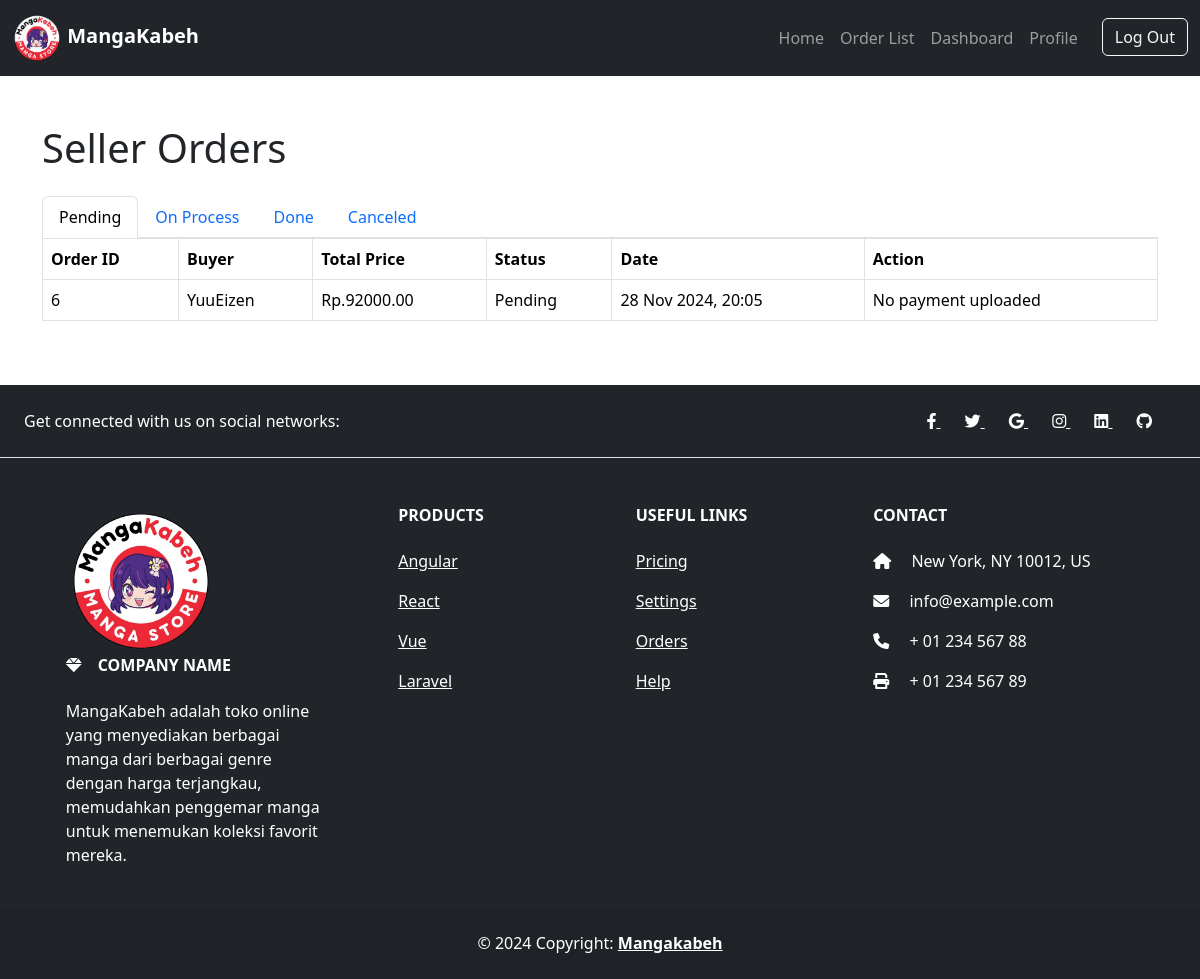
The page /orders/ (signed in) on the database as committed earlier.
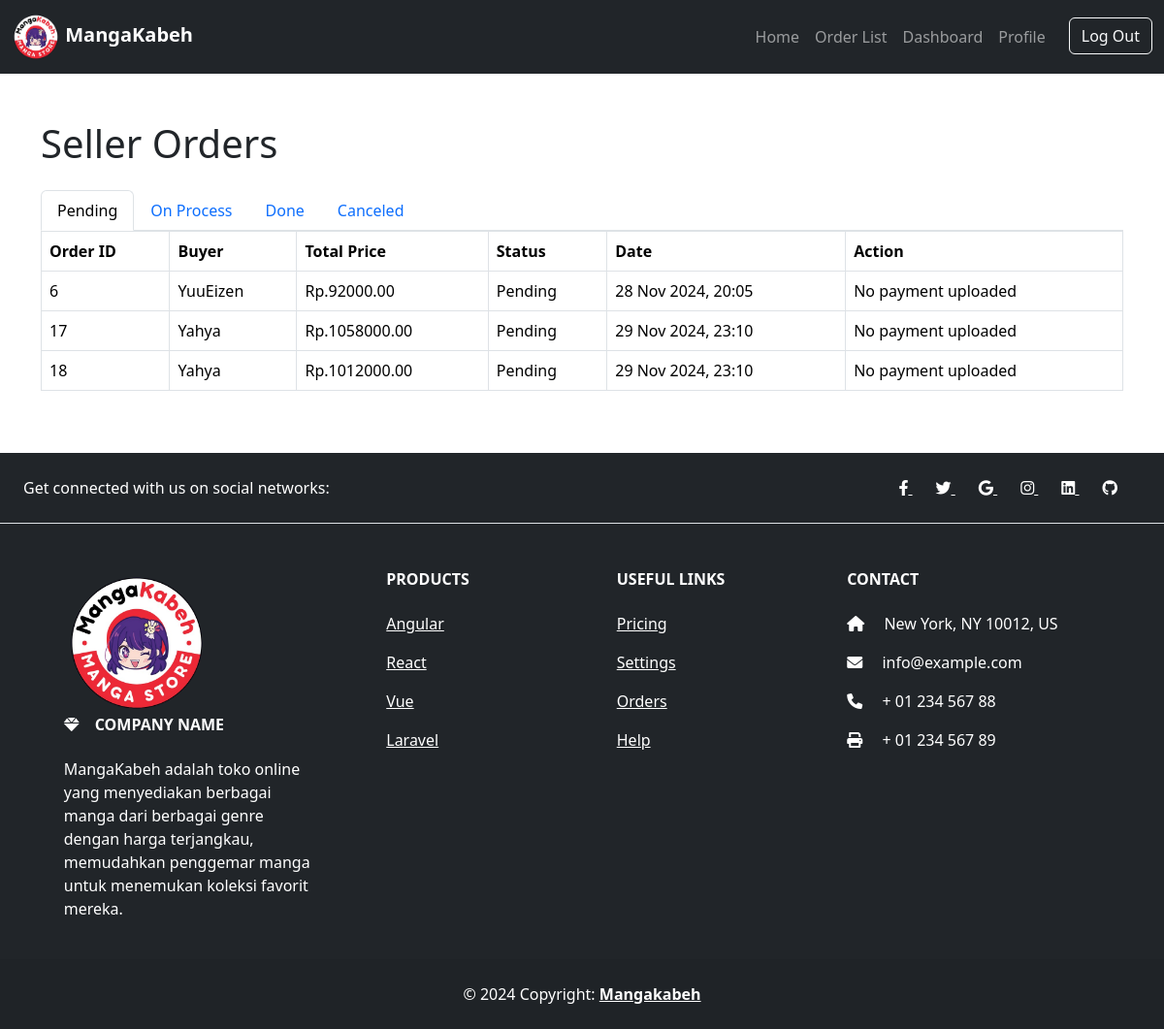
The same page on the database as committed later.
### MangaKabeh/models/order.py (models this page shows)
class Order(models.Model):
    user = models.ForeignKey(User, on_delete=models.CASCADE, related_name='orders')
    seller = models.ForeignKey(User, on_delete=models.CASCADE, related_name='seller_orders')
    total_price = models.DecimalField(max_digits=10, decimal_places=2)
    status = models.CharField(max_length=20, choices=(
        ('Pending', 'Pending'),
        ('On Process', 'On Process'),
        ('Done', 'Done'),
        ('Canceled', 'Canceled'),
    ))
    created_at = models.DateTimeField(auto_now_add=True)
    payment = models.ImageField(upload_to=upload_payment, blank=True)

### MangaKabeh/views.py (the view)
# urls.py: path('orders/', views.order_list, name='order_list'),
@login_required
def order_list(request):
    filter_status = request.GET.get('status', 'Pending')
    is_seller = request.user.groups.filter(name='Seller').exists()
    if is_seller:
        orders = Order.objects.filter(seller=request.user, status=filter_status)
    else:
        orders = Order.objects.filter(user=request.user, status=filter_status)
    return render(request, 'order_list.html', {
        'orders': orders,
        'filter_status': filter_status,
        'is_seller': is_seller,
    })

### MangaKabeh/context_processors.py (called while the page is built)
def navbar(request):
    user = request.user
    navbar_user_group = None
    if user.is_authenticated:
        if user.is_superuser:
            navbar_user_group = 'Admin'
        elif user.groups.filter(name = 'Customer').exists():
            navbar_user_group = 'Customer'
        elif user.groups.filter(name = 'Seller').exists():
            navbar_user_group = 'Seller'
    return{
        'navbar_user_group' : navbar_user_group,
        'authenticated' : user.is_authenticated,
    }

### MangaKabeh/templates/order_list.html (shortened to what this page needs)
{% extends 'base.html' %}
{% block content %}
<div class="container my-5">
    <h1 class="mb-4">{% if is_seller %}Seller Orders{% else %}My Orders{% endif %}</h1>
    <ul class="nav nav-tabs">
        <li class="nav-item">
            <a class="nav-link {% if filter_status == 'Pending' %}active{% endif %}" href="?status=Pending">Pending</a>
        </li>
        <li class="nav-item">
            <a class="nav-link {% if filter_status == 'On Process' %}active{% endif %}" href="?status=On Process">On Process</a>
        </li>
        <li class="nav-item">
            <a class="nav-link {% if filter_status == 'Done' %}active{% endif %}" href="?status=Done">Done</a>
        </li>
        <li class="nav-item">
            <a class="nav-link {% if filter_status == 'Canceled' %}active{% endif %}" href="?status=Canceled">Canceled</a>
        </li>
    </ul>
    <div style="overflow-x: auto;">
        <table class="table table-bordered" style="width: 100%;">
            <thead>
                <tr>
                    <th>Order ID</th>
                    {% if is_seller %}
                    <th>Buyer</th>
                    {% else %}
                    <th>Seller</th>
                    {% endif %}
                    <th>Total Price</th>
                    <th>Status</th>
                    <th>Date</th>
                    <th>Action</th>
                </tr>
            </thead>
            <tbody>
                {% for order in orders %}
                <tr>
                    <td>{{ order.id }}</td>
                    {% if is_seller %}
                    <td>{{ order.user.username }}</td>
                    {% else %}
                    <td>{{ order.seller.username }}</td>
                    {% endif %}
                    <td>Rp.{{ order.total_price }}</td>
                    <td>{{ order.status }}</td>
                    <td>{{ order.created_at|date:"d M Y, H:i" }}</td>
                    <td>
                        {% if is_seller %}
                            {% if order.payment %}
                            <button
                                class="btn btn-primary view-payment-btn"
                                data-bs-toggle="modal"
                                data-bs-target="#paymentModal"
                                data-image-url="{{ order.payment.url }}"
                                data-order-id="{{ order.id }}">
                                View Payment
                            </button>
                            {% else %}
                            <span>No payment uploaded</span>
                            {% endif %}
                        {% endif %}
                    </td>
                </tr>
                {% endfor %}
            </tbody>
        </table>
    </div>
</div>
{% endblock %}

### MangaKabeh/templates/base.html (shortened to what this page needs)
<!DOCTYPE html>
<html lang="en">
<head>
    <link href="https://cdn.jsdelivr.net/npm/select2@4.1.0/dist/css/select2.min.css" rel="stylesheet" />
    <link href="https://cdn.jsdelivr.net/npm/bootstrap-icons/font/bootstrap-icons.css" rel="stylesheet">
    <link href="https://cdnjs.cloudflare.com/ajax/libs/font-awesome/6.0.0-beta3/css/all.min.css" rel="stylesheet">
    {% load django_bootstrap5 %}
    {% bootstrap_css %}
    {% load static %}
    {% load humanize %}
</head>
<body>
    {% include 'partials/navbar.html' %}
    <div class="container-fluid" style="margin: 0; padding: 0;">
    {% block content %}{% endblock %}
    </div>
    {% include 'partials/footer.html' %}
</body>
</html>

### MangaKabeh/templates/partials/navbar.html (shortened to what this page needs)
{% load static %}
<nav class="navbar navbar-expand-lg bg-dark navbar-dark">
    <div class="container-fluid">
        <a class="navbar-brand" href="#" style="font-weight: bold; color: white;">
            <img src="{% static 'Images/LogoManga.png' %}" alt="Logo" style="max-height: 50px; max-width: 50px;">
            MangaKabeh
        </a>
        <div class="collapse navbar-collapse" id="navbarNav">
            <ul class="navbar-nav ms-auto">
                <li class="nav-item">
                    <a class="nav-link {% if request.path == '/' %}active{% endif %}" href="{% url 'home' %}">Home</a>
                </li>
                {% if authenticated %}
                    {% if navbar_user_group == 'Customer' %}
                        <li class="nav-item">
                            <a class="nav-link {% if request.path == '/order/' %}active{% endif %}" href="{% url 'order_list' %}">Order List</a>
                        </li>
                        <li class="nav-item">
                            <a class="nav-link {% if request.path == '/customer/cart/' %}active{% endif %}" href="{% url 'view_cart' %}">Cart</a>
                        </li>
                        <li class="nav-item">
                            <a class="nav-link {% if request.path == '/profile/' %}active{% endif %}" href="{% url 'profile' %}">Profile</a>
                        </li>
                    {% elif navbar_user_group == 'Seller' %}
                        <li class="nav-item">
                            <a class="nav-link {% if request.path == '/order/' %}active{% endif %}" href="{% url 'order_list' %}">Order List</a>
                        </li>
                        <li class="nav-item">
                            <a class="nav-link {% if request.path == '/seller/dashboard/' %}active{% endif %}" href="{% url 'dashboard_seller' %}">Dashboard</a>
                        </li>
                        <li class="nav-item">
                            <a class="nav-link {% if request.path == '/profile/' %}active{% endif %}" href="{% url 'profile' %}">Profile</a>
                        </li>
                    {% endif %}
                    <li class="nav-item">
                        <form action="{% url 'logout' %}" method="post" style="display: inline;">
                            <button class="btn btn-outline-light ms-3" type="submit">Log Out</button>
                        </form>
                    </li>
                {% else %}
                    <li class="nav-item">
                        <a class="nav-link {% if request.path == '/login/' %}active{% endif %}" href="{% url 'login' %}">Login</a>
                    </li>
                {% endif %}
            </ul>
        </div>
    </div>
</nav>

### MangaKabeh/templates/partials/footer.html
{% load static %}
<footer class="text-center text-lg-start bg-dark text-white">
    <section class="d-flex justify-content-center justify-content-lg-between p-4 border-bottom">
      <div class="me-5 d-none d-lg-block">
        <span>Get connected with us on social networks:</span>
      </div>
      <div>
        <a href="" class="me-4 text-reset">
          <i class="fab fa-facebook-f"></i>
        </a>
        <a href="" class="me-4 text-reset">
          <i class="fab fa-twitter"></i>
        </a>
        <a href="" class="me-4 text-reset">
          <i class="fab fa-google"></i>
        </a>
        <a href="" class="me-4 text-reset">
          <i class="fab fa-instagram"></i>
        </a>
        <a href="" class="me-4 text-reset">
          <i class="fab fa-linkedin"></i>
        </a>
        <a href="" class="me-4 text-reset">
          <i class="fab fa-github"></i>
        </a>
      </div>
    </section>
    <section class="">
      <div class="container text-center text-md-start mt-5">
        <div class="row mt-3">
          <div class="col-md-3 col-lg-4 col-xl-3 mx-auto mb-4">
            <img src="{% static 'Images/LogoManga.png' %}" alt="Logo" style="height: 150px; width: 150px;">
            <h6 class="text-uppercase fw-bold mb-4">
              <i class="fas fa-gem me-3"></i>Company name
            </h6>
            <p>
              MangaKabeh adalah toko online yang menyediakan berbagai manga dari berbagai genre dengan harga terjangkau, memudahkan penggemar manga untuk menemukan koleksi favorit mereka.
            </p>
          </div>
          <div class="col-md-2 col-lg-2 col-xl-2 mx-auto mb-4">
            <h6 class="text-uppercase fw-bold mb-4">
              Products
            </h6>
            <p>
              <a href="#!" class="text-reset">Angular</a>
            </p>
            <p>
              <a href="#!" class="text-reset">React</a>
            </p>
            <p>
              <a href="#!" class="text-reset">Vue</a>
            </p>
            <p>
              <a href="#!" class="text-reset">Laravel</a>
            </p>
          </div>
          <div class="col-md-3 col-lg-2 col-xl-2 mx-auto mb-4">
            <h6 class="text-uppercase fw-bold mb-4">
              Useful links
            </h6>
            <p>
              <a href="#!" class="text-reset">Pricing</a>
            </p>
            <p>
              <a href="#!" class="text-reset">Settings</a>
            </p>
            <p>
              <a href="#!" class="text-reset">Orders</a>
            </p>
            <p>
              <a href="#!" class="text-reset">Help</a>
            </p>
          </div>
          <div class="col-md-4 col-lg-3 col-xl-3 mx-auto mb-md-0 mb-4">
            <h6 class="text-uppercase fw-bold mb-4">Contact</h6>
            <p><i class="fas fa-home me-3"></i> New York, NY 10012, US</p>
            <p>
              <i class="fas fa-envelope me-3"></i>
              info@example.com
            </p>
            <p><i class="fas fa-phone me-3"></i> + 01 234 567 88</p>
            <p><i class="fas fa-print me-3"></i> + 01 234 567 89</p>
          </div>
        </div>
      </div>
    </section>
    <div class="text-center p-4" style="background-color: rgba(0, 0, 0, 0.05);">
      © 2024 Copyright:
      <a class="text-reset fw-bold">Mangakabeh</a>
    </div>
  </footer>

Rows that differ between the two databases and show on the page:
added Order: id "17", user.username "Yahya", total_price "1058000.00", status "Pending", created_at "29 Nov 2024, 23:10", payment "No payment uploaded"
added Order: id "18", user.username "Yahya", total_price "1012000.00", status "Pending", created_at "29 Nov 2024, 23:10", payment "No payment uploaded"
